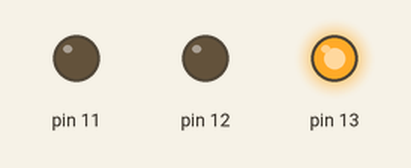
A sketch run on a simulated Arduino Uno, built with avr-gcc and run on an emulated ATmega328P. Parts: output pins drawn as LEDs (lit = HIGH).

Above: at 0.5 s.
At 7.5 s:
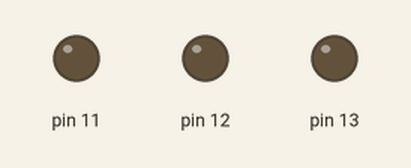
At 10.5 s:
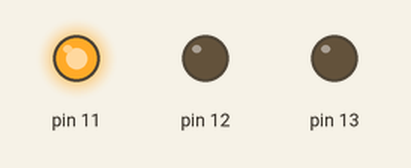
At 14.5 s:
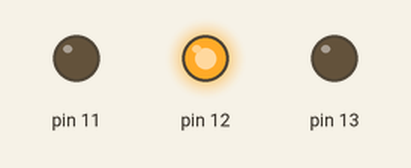
Timing chart, 0 to 15.6 s (numbered marks = the images above):
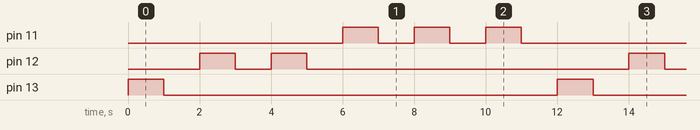

Measured:
- by itself, pin 11: repeats every 12.0 s: 2 × (LOW 1.0 s, HIGH 1.0 s), LOW 7.0 s, HIGH 1.0 s
- by itself, pin 12: repeats every 12.0 s: LOW 1.0 s, HIGH 1.0 s, LOW 9.0 s, HIGH 1.0 s
- by itself, pin 13: alternates HIGH for 1.0 s and LOW for 11.0 s

The sketch:

Lab_2.ino
```cpp
// EE322 - Prof Chuck Bland
// Amy Ru
// Lab 2

void setup() {
  // initialize digital pin LED_BUILTIN as an output.
  pinMode(13, OUTPUT);
  pinMode(12, OUTPUT);
  pinMode(11, OUTPUT);
}

void loop() {
  digitalWrite(13, HIGH);   // turn the LED on (HIGH is the voltage level)
  delay(1000);               // wait for a second
  digitalWrite(13, LOW);    // turn the LED off by making the voltage LOW
  delay(1000);               // wait for a second

  digitalWrite(12, HIGH);   // turn the LED on (HIGH is the voltage level)
  delay(1000);               // wait for a second
  digitalWrite(12, LOW);    // turn the LED off by making the voltage LOW
  delay(1000);               // wait for a second

  digitalWrite(12, HIGH);   // turn the LED on (HIGH is the voltage level)
  delay(1000);               // wait for a second
  digitalWrite(12, LOW);    // turn the LED off by making the voltage LOW
  delay(1000);               // wait for a second

  digitalWrite(11, HIGH);   // turn the LED on (HIGH is the voltage level)
  delay(1000);               // wait for a second
  digitalWrite(11, LOW);    // turn the LED off by making the voltage LOW
  delay(1000);               // wait for a second

  digitalWrite(11, HIGH);   // turn the LED on (HIGH is the voltage level)
  delay(1000);               // wait for a second
  digitalWrite(11, LOW);    // turn the LED off by making the voltage LOW
  delay(1000);               // wait for a second

  digitalWrite(11, HIGH);   // turn the LED on (HIGH is the voltage level)
  delay(1000);               // wait for a second
  digitalWrite(11, LOW);    // turn the LED off by making the voltage LOW
  delay(1000);               // wait for a second
}
```
